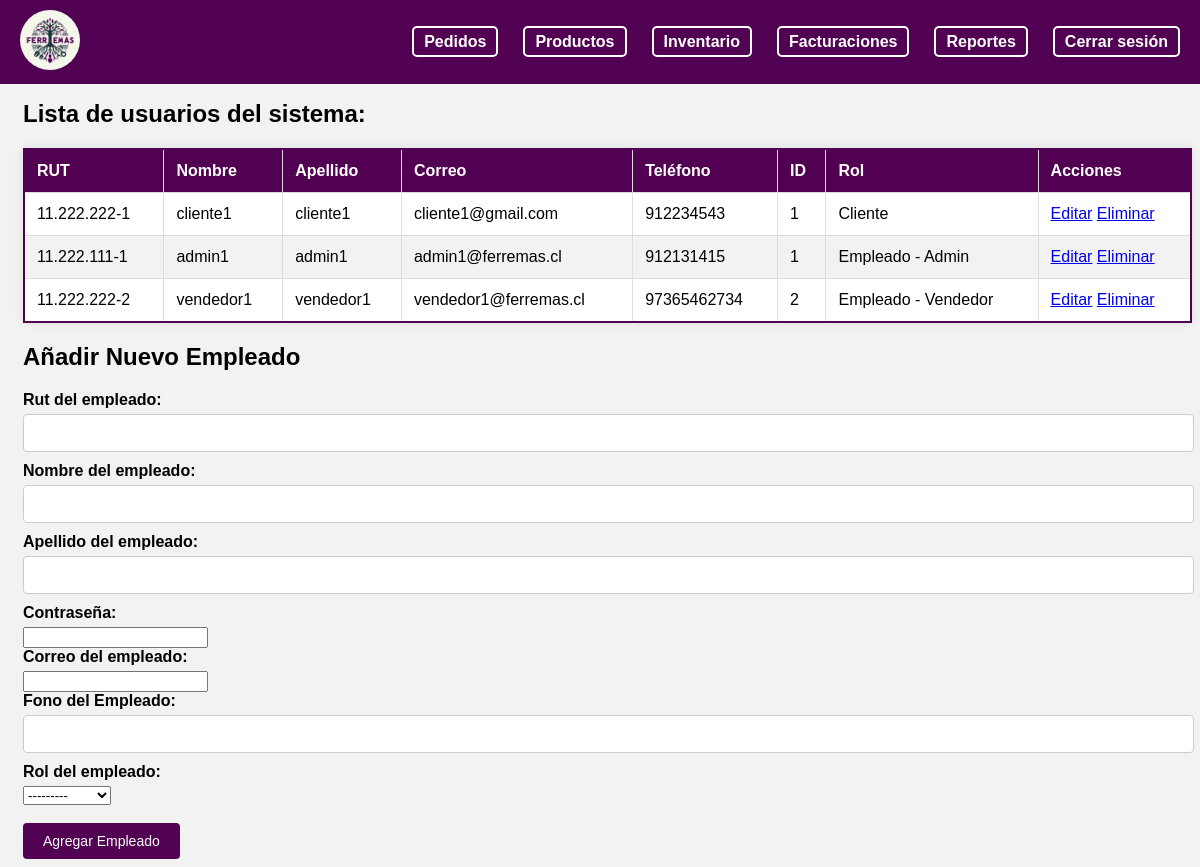
Page /adm_usuarios/ (signed in) on the earlier database version.
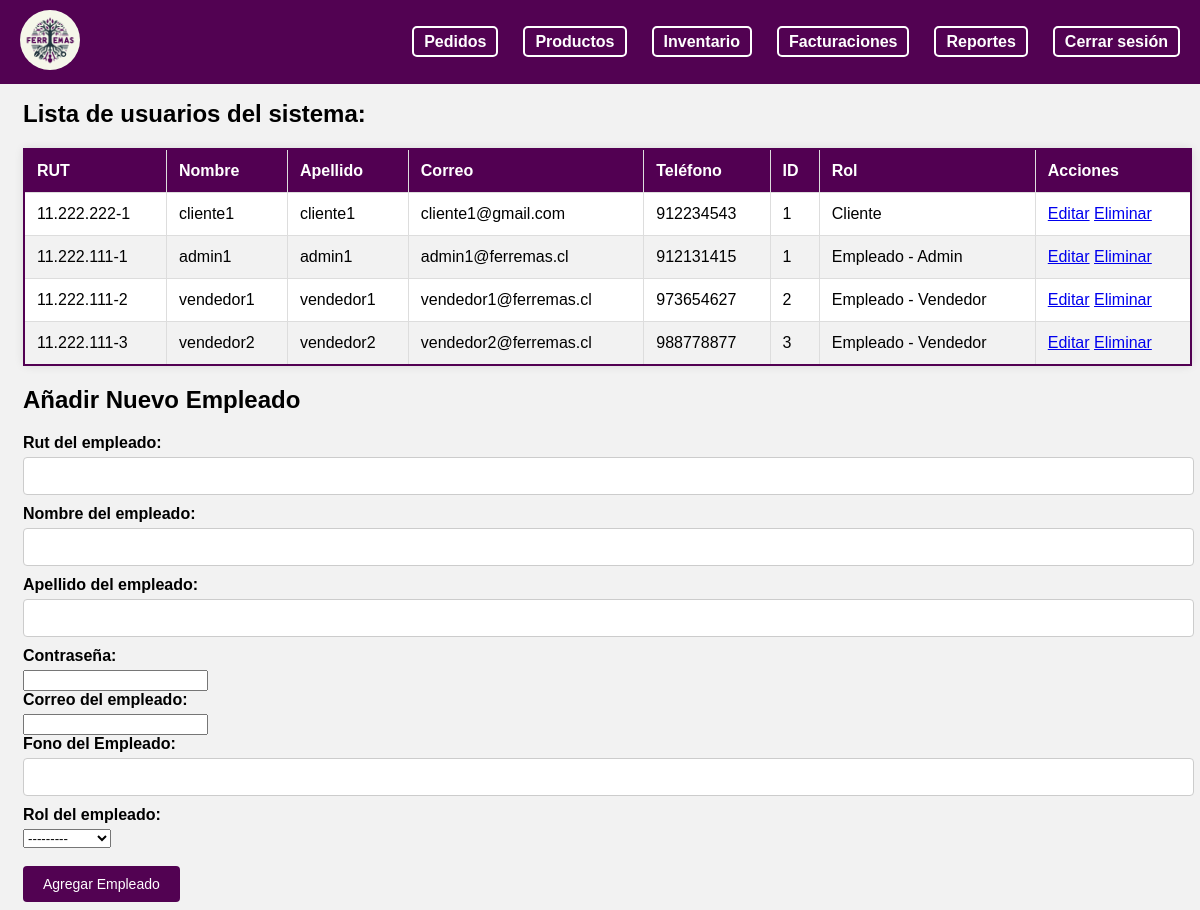
Same page on the later database version.
### myapp/models.py (models this page shows, shortened)
class Cliente(models.Model):
    cli_id = models.AutoField(primary_key=True)
    cli_rut= models.CharField(max_length=12, null=False, unique=True)
    cli_name = models.CharField(max_length=15, null=False)
    cli_lastname = models.CharField(max_length=20, null=False)
    cli_password = models.CharField(max_length=20, null=False)
    cli_mail = models.EmailField(null=False)
    cli_fono = models.IntegerField(null=False)
    rol = models.ForeignKey(Rol, on_delete=models.CASCADE)

class Rol(models.Model):
    rol_id = models.CharField(max_length=3, primary_key=True)
    rol_description = models.CharField(max_length=12)
    def __str__(self):
        return self.rol_description

class Empleado(models.Model):
    emp_id = models.AutoField(primary_key=True)
    emp_rut= models.CharField(max_length=12, null=False, unique=True)
    emp_name = models.CharField(max_length=15, null=False)
    emp_lastname = models.CharField(max_length=20, null=False)
    emp_password = models.CharField(max_length=20, null=False)
    emp_mail = models.EmailField(null=False)
    emp_fono = models.IntegerField(null=False)
    rol = models.ForeignKey(Rol, on_delete=models.CASCADE)
    def __str__(self):
        return self.rol.rol_id +' - '+ self.emp_name +' '+ self.emp_lastname

### myapp/views.py (the view)
# urls.py: path('adm_usuarios/', views.adm_usuarios, name='adm_usuarios'),
def adm_usuarios(request):
    try:
        empleado = Empleado.objects.get(emp_id=request.session['user_id'])
        print("Empleado ID from session:", request.session.get('user_id'))
        print("Empleado Profile for current user:", empleado)
    except Empleado.DoesNotExist:
        return JsonResponse({'error': 'Empleado no encontrado'})
    clientes = Cliente.objects.all()
    empleados = Empleado.objects.all()
    if request.method == 'POST':
        form = EmpleadoForm(request.POST, request.FILES)
        if form.is_valid():
            form.save()
            messages.success(request, 'Empleado añadido correctamente.')
            return redirect('adm_usuarios')
    else:
        form = EmpleadoForm()
    return render(request, 'empleado/admin/adm_usuarios.html', {'empleado': empleado, 'clientes': clientes, 'empleados': empleados, 'form': form})

### myapp/forms.py
class EmpleadoForm(forms.ModelForm):
    class Meta:
        model = Empleado
        fields = ['emp_rut', 'emp_name', 'emp_lastname', 'emp_password', 'emp_mail', 'emp_fono', 'rol']
        labels = {
            'emp_rut': 'Rut del empleado',
            'emp_name': 'Nombre del empleado',
            'emp_lastname': 'Apellido del empleado',
            'emp_password': 'Contraseña',
            'emp_mail': 'Correo del empleado',
            'emp_fono': 'Fono del Empleado',
            'rol': 'Rol del empleado',
        }
        widgets = {
            'emp_rut': forms.TextInput(attrs={'class': 'form-control'}),
            'emp_name': forms.TextInput(attrs={'class': 'form-control'}),
            'emp_lastname': forms.TextInput(attrs={'class': 'form-control'}),
            'emp_password': forms.PasswordInput(attrs={'class': 'form-control'}),
            'emp_mail': forms.EmailInput(attrs={'class': 'form-control'}),
            'emp_fono': forms.NumberInput(attrs={'class': 'form-control'}),
            'rol': forms.Select(attrs={'class': 'form-control'}),
        }

### myapp/templates/empleado/admin/adm_usuarios.html (shortened to what the changed rows need)
{% load static %}
<!DOCTYPE html>
<html lang="en">
<head>
    <link rel="stylesheet" href="{% static '/styles/nav.css' %}" />
    <link rel="stylesheet" href="{% static '/styles/empleado/admin/adm_usuarios.css' %}" />
    <link rel="stylesheet" href="{% static '/styles/empleado/admin/form.css' %}" />
</head>
<body>
    <div class="content" id="text1" style="margin-top: 100px; margin-left: 15px;">
        <h2>Lista de usuarios del sistema:</h2>
        <table class="user-table">
            <thead>
                <tr>
                    <th>RUT</th>
                    <th>Nombre</th>
                    <th>Apellido</th>
                    <th>Correo</th>
                    <th>Teléfono</th>
                    <th>ID</th>
                    <th>Rol</th>
                    <th>Acciones</th>
                </tr>
            </thead>
            <tbody>
                {% for cliente in clientes %}
                    <tr>
                        <td>{{ cliente.cli_rut }}</td>
                        <td>{{ cliente.cli_name }}</td>
                        <td>{{ cliente.cli_lastname }}</td>
                        <td>{{ cliente.cli_mail }}</td>
                        <td>{{ cliente.cli_fono }}</td>
                        <td>{{ cliente.cli_id }}</td>
                        <td>{{ cliente.rol }}</td>
                        <td>
                            <a href="{% url 'editar_cliente' cliente.cli_id %}">Editar</a>
                            <a href="{% url 'eliminar_cliente' cliente.cli_id %}">Eliminar</a>
                        </td>
                    </tr>
                {% endfor %}
                {% for emp in empleados %}
                    <tr>
                        <td>{{ emp.emp_rut }}</td>
                        <td>{{ emp.emp_name }}</td>
                        <td>{{ emp.emp_lastname }}</td>
                        <td>{{ emp.emp_mail }}</td>
                        <td>{{ emp.emp_fono }}</td>
                        <td>{{ emp.emp_id }}</td>
                        <td>Empleado - {{ emp.rol }}</td>
                        <td>
                            <a href="{% url 'editar_empleado' emp.emp_id %}">Editar</a>
                            <a href="{% url 'eliminar_empleado' emp.emp_id %}">Eliminar</a>
                        </td>
                    </tr>
                {% endfor %}
            </tbody>
        </table>
        <div>
        <h2> Añadir Nuevo Empleado</h2>
        </div>
    </div>
</body>
</html>

Differences in the rows shown:
changed Empleado "vendedor1": emp_rut "11.222.222-2" → "11.222.111-2"; emp_fono "97365462734" → "973654627"
added Empleado: emp_rut "11.222.111-3", emp_name "vendedor2", emp_lastname "vendedor2", emp_mail "vendedor2@ferremas.cl", emp_fono "988778877", emp_id "3", rol "Vendedor"
